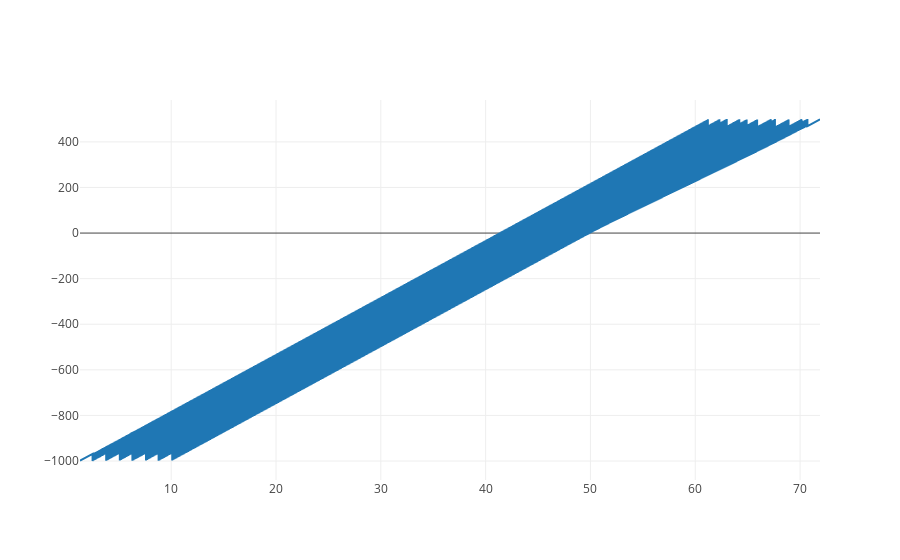

This figure's notebook cell:
### Markdown cell above
### Traces with plotly 

Traces with plotly

### Code cell
colormap_dict = {'In_main': -1, 'In_onramp': -0.5, 'Merge_zone': 0.5, 'Out_main': 1}
colormap_plotly = colors = [colormap_dict[x] for x in trajDf.tron]
trace = go.Scatter(x = trajDf['ti'],
                   y = trajDf['abs'],
                   marker = dict(
                            size = 0.1,
                            color = colormap_plotly,
                            colorscale='Viridis'
                            ))
data = [trace]
iplot(data)

### Figure 1 — Plotly figure (JSON) as saved in the notebook; plotly's stock layout.template omitted (floating-point values rounded to 4 significant figures; data arrays with more than 128 entries replaced by an {"elided": "..."} marker saying what was removed)
{"data": [{"marker": {"color": {"elided": "7167 float values"}, "colorscale": "Viridis", "size": 0.1}, "type": "scatter", "uid": "471a73", "x": {"elided": "7167 float values"}, "y": {"elided": "7167 float values"}}], "layout": {"autosize": true, "xaxis": {"autorange": true, "range": [1.3, 71.9], "type": "linear"}, "yaxis": {"autorange": true, "range": [-1083.0, 583.8], "type": "linear"}}}
